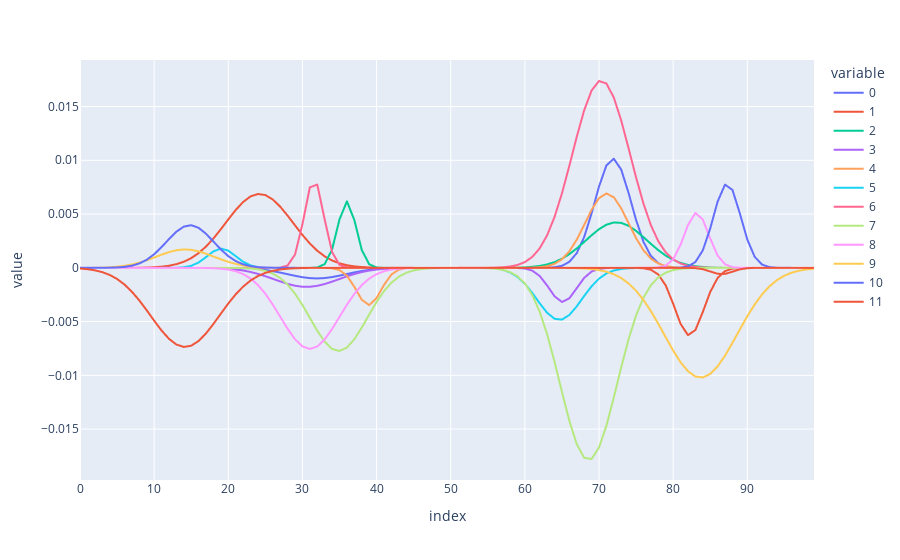
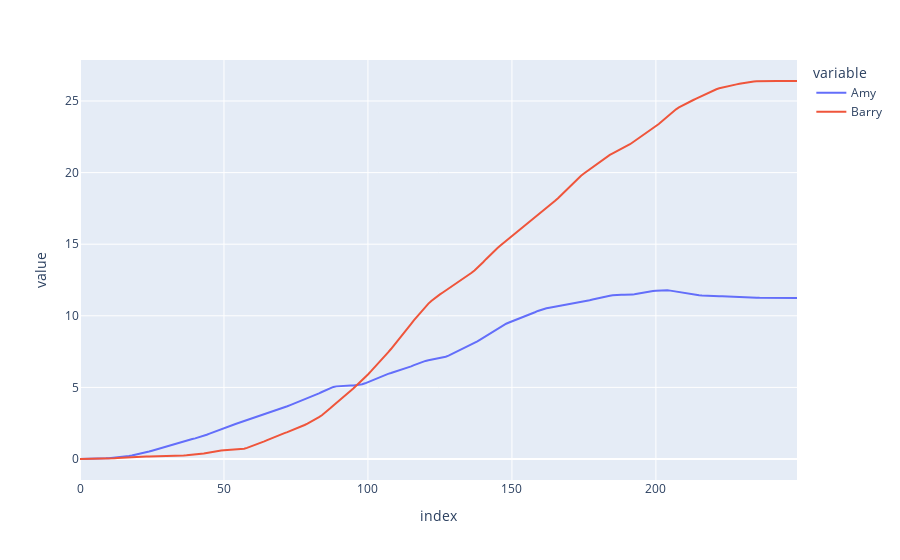

Here is the notebook cell these charts were saved with, in order:
### Code cell
import numpy as np
import pandas as pd
import plotly.express as px
import sympy as sp


class Person:
    def __init__(self, name: str, foresight: int):
        self.name = name
        self.foresight = foresight
        self.decision_list = []

    def append_optimal_choice(
        self, choice_array: np.ndarray, decision_number: int, number_of_decisions: int
    ):
        # Get the row index of the highest sum of values in the choice array up to the person's "foresight" index
        highest_value_index = np.argmax(
            np.sum(choice_array[:, : self.foresight], axis=1)
        )

        # Extract this row from the choice array
        optimal_choice = choice_array[highest_value_index, :]

        # Pad initial and final values with nan
        optimal_choice_padded = np.pad(
            optimal_choice,
            (decision_number, number_of_decisions - decision_number),
            mode="constant",
            constant_values=np.nan,
        )

        # Append to decision list
        self.decision_list.append(optimal_choice_padded)

    def convert_decision_list_to_df(self):
        # Swap rows and columns
        decision_array = np.array(self.decision_list)
        decision_array_inverted = decision_array.T
        decision_df = pd.DataFrame(decision_array_inverted)
        self.decision_df = decision_df
        return decision_df

    def calc_life_score(self):
        # Sum columns
        self.decision_df["decision_sum"] = self.decision_df.sum(axis=1)

        # Calculate life score as the cumulative sum of the decision sums
        self.decision_df["life_score"] = self.decision_df["decision_sum"].cumsum()
        return self.decision_df


class LifeSimulation:
    def __init__(
        self,
        people: list[Person],
        genorator: str,
        n_choices: int,
    ):
        self.people = people
        self.genorator = genorator
        self.n_choices = n_choices

    def add_person(self, person: Person):
        self.people.append(person)

    def get_people(self) -> list[Person]:
        return self.people

    def get_person_by_name(self, name: str) -> Person | None:
        for person in self.people:
            if person.name == name:
                return person
        return None

    def get_number_of_people(self) -> int:
        return len(self.people)

    def classic_choice_function(self, form: str):
        x = sp.symbols("x")

        m1 = 0
        m2 = 75
        s1 = 5
        s2 = 5

        if form == "now":
            a1 = np.random.uniform(0, 0.01)
            a2 = 0
        elif form == "later":
            a1 = 0
            a2 = np.random.uniform(0, 0.02)

        y = a1 * sp.exp(-((x - m1) ** 2) / (2 * s1**2)) + a2 * sp.exp(
            -((x - m2) ** 2) / (2 * s2**2)
        )

        return {"m1": m1, "m2": m2, "s1": s1, "s2": s2, "a1": a1, "a2": a2, "expr": y}

    def generate_opposites_choice_function(self, form: str):
        x = sp.symbols("x")

        m1 = np.random.uniform(10, 40)
        m2 = np.random.uniform(60, 90)
        s1 = np.random.uniform(1, 5)
        s2 = np.random.uniform(1, 5)

        if form == "bad-good":
            a1 = np.random.uniform(-0.01, 0)
            a2 = np.random.uniform(0, 0.02)
        elif form == "good-bad":
            a1 = np.random.uniform(0, 0.01)
            a2 = np.random.uniform(-0.02, 0)

        y = a1 * sp.exp(-((x - m1) ** 2) / (2 * s1**2)) + a2 * sp.exp(
            -((x - m2) ** 2) / (2 * s2**2)
        )

        return {"m1": m1, "m2": m2, "s1": s1, "s2": s2, "a1": a1, "a2": a2, "expr": y}

    def generate_4_choice_function(self, form: str):
        x = sp.symbols("x")

        m1 = np.random.uniform(10, 40)
        m2 = np.random.uniform(60, 90)
        s1 = np.random.uniform(1, 5)
        s2 = np.random.uniform(1, 5)

        if form == "bad-good":
            a1 = np.random.uniform(-0.01, 0)
            a2 = np.random.uniform(0, 0.02)
        elif form == "good-bad":
            a1 = np.random.uniform(0, 0.01)
            a2 = np.random.uniform(-0.02, 0)
        elif form == "good-good":
            a1 = np.random.uniform(0, 0.01)
            a2 = np.random.uniform(0, 0.02)
        elif form == "bad-bad":
            a1 = np.random.uniform(-0.01, 0)
            a2 = np.random.uniform(-0.02, 0)

        y = a1 * sp.exp(-((x - m1) ** 2) / (2 * s1**2)) + a2 * sp.exp(
            -((x - m2) ** 2) / (2 * s2**2)
        )

        return {"m1": m1, "m2": m2, "s1": s1, "s2": s2, "a1": a1, "a2": a2, "expr": y}

    def generate_random_choice_function(self, seed=None):
        x = sp.symbols("x")

        if seed is not None:
            np.random.seed(seed)

        # Define step boundaries (e.g., every 10 units from 0 to 100)
        step_size = 5
        step_boundaries = np.arange(0, 100, step_size)

        # Generate random values for each step between -0.01 and 0.01
        step_values = np.random.uniform(-0.01, 0.01, size=len(step_boundaries))

        # Create piecewise function using sympy conditions
        conditions = []
        for i, boundary in enumerate(step_boundaries):
            if i == len(step_boundaries) - 1:
                # Last step: from boundary to 100
                conditions.append((step_values[i], sp.And(x >= boundary, x <= 100)))
            else:
                # Regular step: from boundary to next boundary
                next_boundary = step_boundaries[i + 1]
                conditions.append(
                    (step_values[i], sp.And(x >= boundary, x < next_boundary))
                )

        # Create Piecewise expression
        y = sp.Piecewise(*conditions)

        return {
            "step_boundaries": step_boundaries,
            "step_values": step_values,
            "expr": y,
        }

    def generate_choice_array(self, genorator: str, n_choices: int):
        x = sp.symbols("x")

        if genorator == "classic":
            functions = [
                self.classic_choice_function(form=form)
                for form in ["now", "later"] * (n_choices // 2)
            ]
        elif genorator == "opposites":
            functions = [
                self.generate_opposites_choice_function(form=form)
                for form in ["bad-good", "good-bad"] * (n_choices // 2)
            ]
        elif genorator == "4":
            functions = [
                self.generate_4_choice_function(form=form)
                for form in ["bad-good", "good-bad", "good-good", "bad-bad"]
                * (n_choices // 4)
            ]
        elif genorator == "random":
            functions = [
                self.generate_random_choice_function() for choice in range(n_choices)
            ]
        else:
            raise ValueError(f"Invalid generator: {genorator}")

        # Create x values (100 points from 0 to 100)
        x_vals = np.linspace(0, 100, 100)

        # Build NumPy array: n rows (functions) × 100 columns (y values)
        choice_array = np.zeros((n_choices, 100))
        for i, func in enumerate(functions):
            y_func = sp.lambdify(x, func["expr"], "numpy")
            choice_array[i, :] = y_func(x_vals)
        return choice_array

    def simlulate_life(self, number_of_decisions: int):
        for person in self.people:
            for decision_number in range(number_of_decisions):
                choice_array = self.generate_choice_array(
                    genorator=self.genorator, n_choices=self.n_choices
                )
                person.append_optimal_choice(
                    choice_array, decision_number, number_of_decisions
                )
            person.convert_decision_list_to_df()
            person.calc_life_score()


def main():
    # Define people
    people = [
        Person("Amy", 50),
        Person("Barry", 100),
    ]

    # Define simulation configuration
    genorator = "4"
    n_choices = 12
    number_of_decisions = 150

    # Run simulation
    simulation = LifeSimulation(people, genorator, n_choices)

    # Check example choice array
    choice_array = simulation.generate_choice_array(
        genorator=genorator, n_choices=n_choices
    )
    print(choice_array.shape)

    fig = px.line(choice_array.T)
    fig.show()

    # Run simulation
    simulation.simlulate_life(number_of_decisions)

    # Combine decision_df["life_score"] into single dataframe
    life_score_df = pd.DataFrame(
        {
            k: v
            for k, v in zip(
                [person.name for person in simulation.people],
                [person.decision_df["life_score"] for person in simulation.people],
            )
        }
    )

    print(life_score_df)

    # Plot life_score lines
    fig = px.line(life_score_df)
    fig.show()


if __name__ == "__main__":
    main()

### Figure 1 — Plotly figure (JSON) as saved in the notebook; plotly's stock layout.template omitted (floating-point values rounded to 4 significant figures)
{"data": [{"hovertemplate": "variable=0<br>index=%{x}<br>value=%{y}<extra></extra>", "legendgroup": "0", "line": {"color": "#636efa", "dash": "solid"}, "marker": {"symbol": "circle"}, "mode": "lines", "name": "0", "showlegend": true, "type": "scattergl", "x": [0, 1, 2, 3, 4, 5, 6, 7, 8, 9, 10, 11, 12, 13, 14, 15, 16, 17, 18, 19, 20, 21, 22, 23, 24, 25, 26, 27, 28, 29, 30, 31, 32, 33, 34, 35, 36, 37, 38, 39, 40, 41, 42, 43, 44, 45, 46, 47, 48, 49, 50, 51, 52, 53, 54, 55, 56, 57, 58, 59, 60, 61, 62, 63, 64, 65, 66, 67, 68, 69, 70, 71, 72, 73, 74, 75, 76, 77, 78, 79, 80, 81, 82, 83, 84, 85, 86, 87, 88, 89, 90, 91, 92, 93, 94, 95, 96, 97, 98, 99], "xaxis": "x", "y": [-3.051e-18, -2.391e-17, -1.755e-16, -1.207e-15, -7.771e-15, -4.687e-14, -2.648e-13, -1.401e-12, -6.944e-12, -3.224e-11, -1.402e-10, -5.708e-10, -2.177e-09, -7.778e-09, -2.603e-08, -8.157e-08, -2.394e-07, -6.583e-07, -1.695e-06, -4.089e-06, -9.239e-06, -1.955e-05, -3.875e-05, -7.193e-05, -0.0001251, -0.0002037, -0.0003107, -0.0004438, -0.0005939, -0.0007444, -0.0008738, -0.0009608, -0.0009894, -0.0009544, -0.0008623, -0.0007297, -0.0005783, -0.0004293, -0.0002985, -0.0001944, -0.0001186, -6.775e-05, -3.625e-05, -1.817e-05, -8.53e-06, -3.751e-06, -1.545e-06, -5.959e-07, -2.153e-07, -7.285e-08, -2.309e-08, -6.855e-09, -1.906e-09, -4.964e-10, -1.211e-10, -2.73e-11, -1.802e-13, 7.596e-11, 8.754e-10, 8.393e-09, 6.795e-08, 4.645e-07, 2.682e-06, 1.308e-05, 5.385e-05, 0.0001872, 0.0005499, 0.001364, 0.002857, 0.005053, 0.007549, 0.009523, 0.01015, 0.009129, 0.006937, 0.004452, 0.002413, 0.001104, 0.0004268, 0.0001393, 3.841e-05, 8.941e-06, 1.758e-06, 2.919e-07, 4.093e-08, 4.847e-09, 4.847e-10, 4.094e-11, 2.92e-12, 1.759e-13, 8.948e-15, 3.844e-16, 1.395e-17, 4.273e-19, 1.106e-20, 2.416e-22, 4.46e-24, 6.951e-26, 9.149e-28, 1.017e-29], "yaxis": "y"}, {"hovertemplate": "variable=1<br>index=%{x}<br>value=%{y}<extra></extra>", "legendgroup": "1", "line": {"color": "#EF553B", "dash": "solid"}, "marker": {"symbol": "circle"}, "mode": "lines", "name": "1", "showlegend": true, "type": "scattergl", "x": [0, 1, 2, 3, 4, 5, 6, 7, 8, 9, 10, 11, 12, 13, 14, 15, 16, 17, 18, 19, 20, 21, 22, 23, 24, 25, 26, 27, 28, 29, 30, 31, 32, 33, 34, 35, 36, 37, 38, 39, 40, 41, 42, 43, 44, 45, 46, 47, 48, 49, 50, 51, 52, 53, 54, 55, 56, 57, 58, 59, 60, 61, 62, 63, 64, 65, 66, 67, 68, 69, 70, 71, 72, 73, 74, 75, 76, 77, 78, 79, 80, 81, 82, 83, 84, 85, 86, 87, 88, 89, 90, 91, 92, 93, 94, 95, 96, 97, 98, 99], "xaxis": "x", "y": [5.311e-09, 1.659e-08, 4.941e-08, 1.402e-07, 3.793e-07, 9.776e-07, 2.402e-06, 5.624e-06, 1.255e-05, 2.669e-05, 5.41e-05, 0.0001045, 0.0001924, 0.0003377, 0.0005647, 0.0009, 0.001367, 0.001979, 0.002731, 0.003591, 0.004501, 0.005376, 0.00612, 0.00664, 0.006866, 0.006767, 0.006355, 0.005689, 0.004853, 0.003946, 0.003058, 0.002258, 0.00159, 0.001066, 0.0006818, 0.0004155, 0.0002413, 0.0001335, 7.044e-05, 3.541e-05, 1.697e-05, 7.748e-06, 3.372e-06, 1.399e-06, 5.529e-07, 2.083e-07, 7.48e-08, 2.56e-08, 8.348e-09, 2.595e-09, 7.688e-10, 2.171e-10, 5.841e-11, 1.498e-11, 3.661e-12, 8.529e-13, 1.894e-13, 4.007e-14, 8.08e-15, 1.553e-15, 2.845e-16, 4.966e-17, 8.262e-18, 1.31e-18, 1.972e-19, -5.578e-20, -6.77e-18, -4.185e-16, -1.989e-14, -7.267e-13, -2.042e-11, -4.413e-10, -7.332e-09, -9.37e-08, -9.208e-07, -6.958e-06, -4.044e-05, -0.0001807, -0.000621, -0.001641, -0.003335, -0.005213, -0.006265, -0.00579, -0.004115, -0.002249, -0.0009453, -0.0003055, -7.594e-05, -1.452e-05, -2.134e-06, -2.412e-07, -2.096e-08, -1.401e-09, -7.202e-11, -2.847e-12, -8.655e-14, -2.023e-15, -3.637e-17, -5.028e-19], "yaxis": "y"}, {"hovertemplate": "variable=2<br>index=%{x}<br>value=%{y}<extra></extra>", "legendgroup": "2", "line": {"color": "#00cc96", "dash": "solid"}, "marker": {"symbol": "circle"}, "mode": "lines", "name": "2", "showlegend": true, "type": "scattergl", "x": [0, 1, 2, 3, 4, 5, 6, 7, 8, 9, 10, 11, 12, 13, 14, 15, 16, 17, 18, 19, 20, 21, 22, 23, 24, 25, 26, 27, 28, 29, 30, 31, 32, 33, 34, 35, 36, 37, 38, 39, 40, 41, 42, 43, 44, 45, 46, 47, 48, 49, 50, 51, 52, 53, 54, 55, 56, 57, 58, 59, 60, 61, 62, 63, 64, 65, 66, 67, 68, 69, 70, 71, 72, 73, 74, 75, 76, 77, 78, 79, 80, 81, 82, 83, 84, 85, 86, 87, 88, 89, 90, 91, 92, 93, 94, 95, 96, 97, 98, 99], "xaxis": "x", "y": [7.707e-71, 5.577e-69, 3.802e-67, 2.442e-65, 1.478e-63, 8.426e-62, 4.526e-60, 2.291e-58, 1.092e-56, 4.907e-55, 2.077e-53, 8.282e-52, 3.111e-50, 1.101e-48, 3.673e-47, 1.154e-45, 3.416e-44, 9.527e-43, 2.503e-41, 6.199e-40, 2.003e-38, 1.301e-34, 1.579e-30, 1.004e-26, 3.336e-23, 5.792e-20, 5.253e-17, 2.49e-14, 6.165e-12, 7.976e-10, 5.392e-08, 1.905e-06, 3.515e-05, 0.0003389, 0.001708, 0.004496, 0.006184, 0.004444, 0.001669, 0.0003274, 3.357e-05, 1.798e-06, 5.032e-08, 7.359e-10, 5.79e-12, 9.027e-13, 4.361e-12, 2.035e-11, 8.95e-11, 3.708e-10, 1.447e-09, 5.323e-09, 1.844e-08, 6.021e-08, 1.852e-07, 5.366e-07, 1.465e-06, 3.768e-06, 9.131e-06, 2.085e-05, 4.484e-05, 9.088e-05, 0.0001735, 0.0003122, 0.0005291, 0.0008449, 0.001271, 0.001802, 0.002406, 0.003027, 0.003589, 0.004008, 0.004217, 0.004181, 0.003905, 0.003436, 0.002849, 0.002225, 0.001638, 0.001136, 0.0007418, 0.0004565, 0.0002647, 0.0001446, 7.444e-05, 3.61e-05, 1.649e-05, 7.099e-06, 2.879e-06, 1.1e-06, 3.96e-07, 1.343e-07, 4.292e-08, 1.292e-08, 3.665e-09, 9.795e-10, 2.466e-10, 5.85e-11, 1.307e-11, 2.753e-12], "yaxis": "y"}, {"hovertemplate": "variable=3<br>index=%{x}<br>value=%{y}<extra></extra>", "legendgroup": "3", "line": {"color": "#ab63fa", "dash": "solid"}, "marker": {"symbol": "circle"}, "mode": "lines", "name": "3", "showlegend": true, "type": "scattergl", "x": [0, 1, 2, 3, 4, 5, 6, 7, 8, 9, 10, 11, 12, 13, 14, 15, 16, 17, 18, 19, 20, 21, 22, 23, 24, 25, 26, 27, 28, 29, 30, 31, 32, 33, 34, 35, 36, 37, 38, 39, 40, 41, 42, 43, 44, 45, 46, 47, 48, 49, 50, 51, 52, 53, 54, 55, 56, 57, 58, 59, 60, 61, 62, 63, 64, 65, 66, 67, 68, 69, 70, 71, 72, 73, 74, 75, 76, 77, 78, 79, 80, 81, 82, 83, 84, 85, 86, 87, 88, 89, 90, 91, 92, 93, 94, 95, 96, 97, 98, 99], "xaxis": "x", "y": [-2.464e-14, -1.234e-13, -5.853e-13, -2.632e-12, -1.122e-11, -4.532e-11, -1.735e-10, -6.297e-10, -2.166e-09, -7.061e-09, -2.182e-08, -6.388e-08, -1.773e-07, -4.664e-07, -1.163e-06, -2.748e-06, -6.154e-06, -1.306e-05, -2.628e-05, -5.011e-05, -9.056e-05, -0.0001551, -0.0002518, -0.0003875, -0.0005651, -0.000781, -0.001023, -0.00127, -0.001495, -0.001667, -0.001763, -0.001766, -0.001677, -0.001509, -0.001287, -0.001041, -0.0007976, -0.0005793, -0.0003987, -0.0002601, -0.0001609, -9.427e-05, -5.236e-05, -2.757e-05, -1.375e-05, -6.504e-06, -2.915e-06, -1.238e-06, -4.987e-07, -1.903e-07, -6.883e-08, -2.359e-08, -7.666e-09, -2.362e-09, -7.287e-10, -1.097e-09, -1.542e-08, -1.944e-07, -1.831e-06, -1.285e-05, -6.716e-05, -0.0002616, -0.0007594, -0.001642, -0.002646, -0.003176, -0.002841, -0.001893, -0.0009398, -0.0003477, -9.582e-05, -1.968e-05, -3.01e-06, -3.432e-07, -2.914e-08, -1.844e-09, -8.695e-11, -3.054e-12, -7.994e-14, -1.559e-15, -2.265e-17, -2.451e-19, -1.977e-21, -1.188e-23, -5.319e-26, -1.774e-28, -4.409e-31, -8.165e-34, -1.126e-36, -1.158e-39, -8.986e-43, -9.813e-46, -1.829e-47, -6.517e-49, -2.227e-50, -7.21e-52, -2.213e-53, -6.437e-55, -1.775e-56, -4.637e-58], "yaxis": "y"}, {"hovertemplate": "variable=4<br>index=%{x}<br>value=%{y}<extra></extra>", "legendgroup": "4", "line": {"color": "#FFA15A", "dash": "solid"}, "marker": {"symbol": "circle"}, "mode": "lines", "name": "4", "showlegend": true, "type": "scattergl", "x": [0, 1, 2, 3, 4, 5, 6, 7, 8, 9, 10, 11, 12, 13, 14, 15, 16, 17, 18, 19, 20, 21, 22, 23, 24, 25, 26, 27, 28, 29, 30, 31, 32, 33, 34, 35, 36, 37, 38, 39, 40, 41, 42, 43, 44, 45, 46, 47, 48, 49, 50, 51, 52, 53, 54, 55, 56, 57, 58, 59, 60, 61, 62, 63, 64, 65, 66, 67, 68, 69, 70, 71, 72, 73, 74, 75, 76, 77, 78, 79, 80, 81, 82, 83, 84, 85, 86, 87, 88, 89, 90, 91, 92, 93, 94, 95, 96, 97, 98, 99], "xaxis": "x", "y": [-1.265e-122, -1.444e-116, -1.147e-110, -6.339e-105, -2.436e-99, -6.514e-94, -1.211e-88, -1.567e-83, -1.41e-78, -8.828e-74, -3.844e-69, -1.164e-64, -2.453e-60, -3.595e-56, -3.665e-52, -2.599e-48, -1.282e-44, -4.398e-41, -1.05e-37, -1.743e-34, -2.013e-31, -1.617e-28, -9.034e-26, -3.511e-23, -9.494e-21, -1.786e-18, -2.336e-16, -2.126e-14, -1.346e-12, -5.925e-11, -1.815e-09, -3.866e-08, -5.73e-07, -5.907e-06, -4.236e-05, -0.0002113, -0.0007331, -0.001769, -0.002971, -0.003469, -0.002818, -0.001592, -0.0006259, -0.0001711, -3.255e-05, -4.306e-06, -3.963e-07, -2.537e-08, -1.13e-09, -3.498e-11, -7.247e-13, 3.188e-13, 3.329e-12, 2.984e-11, 2.376e-10, 1.681e-09, 1.057e-08, 5.901e-08, 2.928e-07, 1.291e-06, 5.059e-06, 1.761e-05, 5.448e-05, 0.0001497, 0.0003656, 0.0007932, 0.001529, 0.002619, 0.003987, 0.005391, 0.006478, 0.006916, 0.006561, 0.00553, 0.004142, 0.002756, 0.001629, 0.000856, 0.0003996, 0.0001657, 6.107e-05, 1.999e-05, 5.817e-06, 1.504e-06, 3.454e-07, 7.048e-08, 1.278e-08, 2.059e-09, 2.948e-10, 3.749e-11, 4.237e-12, 4.255e-13, 3.797e-14, 3.01e-15, 2.12e-16, 1.327e-17, 7.379e-19, 3.646e-20, 1.601e-21, 6.245e-23], "yaxis": "y"}, {"hovertemplate": "variable=5<br>index=%{x}<br>value=%{y}<extra></extra>", "legendgroup": "5", "line": {"color": "#19d3f3", "dash": "solid"}, "marker": {"symbol": "circle"}, "mode": "lines", "name": "5", "showlegend": true, "type": "scattergl", "x": [0, 1, 2, 3, 4, 5, 6, 7, 8, 9, 10, 11, 12, 13, 14, 15, 16, 17, 18, 19, 20, 21, 22, 23, 24, 25, 26, 27, 28, 29, 30, 31, 32, 33, 34, 35, 36, 37, 38, 39, 40, 41, 42, 43, 44, 45, 46, 47, 48, 49, 50, 51, 52, 53, 54, 55, 56, 57, 58, 59, 60, 61, 62, 63, 64, 65, 66, 67, 68, 69, 70, 71, 72, 73, 74, 75, 76, 77, 78, 79, 80, 81, 82, 83, 84, 85, 86, 87, 88, 89, 90, 91, 92, 93, 94, 95, 96, 97, 98, 99], "xaxis": "x", "y": [5.882e-25, 9.175e-23, 1.091e-20, 9.878e-19, 6.817e-17, 3.585e-15, 1.437e-13, 4.388e-12, 1.021e-10, 1.81e-09, 2.446e-08, 2.518e-07, 1.976e-06, 1.181e-05, 5.381e-05, 0.0001868, 0.0004941, 0.0009958, 0.00153, 0.00179, 0.001596, 0.001085, 0.0005618, 0.0002217, 6.666e-05, 1.527e-05, 2.667e-06, 3.548e-07, 3.596e-08, 2.778e-09, 1.635e-10, 7.336e-12, 2.507e-13, 6.531e-15, 1.296e-16, 1.96e-18, 2.245e-20, -2.847e-21, -5.976e-20, -1.051e-18, -1.656e-17, -2.34e-16, -2.961e-15, -3.359e-14, -3.414e-13, -3.11e-12, -2.539e-11, -1.858e-10, -1.218e-09, -7.155e-09, -3.767e-08, -1.777e-07, -7.515e-07, -2.848e-06, -9.67e-06, -2.943e-05, -8.025e-05, -0.0001961, -0.0004295, -0.000843, -0.001483, -0.002337, -0.003301, -0.004179, -0.00474, -0.004819, -0.00439, -0.003584, -0.002622, -0.001719, -0.00101, -0.0005319, -0.000251, -0.0001061, -4.022e-05, -1.366e-05, -4.157e-06, -1.134e-06, -2.771e-07, -6.069e-08, -1.191e-08, -2.095e-09, -3.303e-10, -4.666e-11, -5.907e-12, -6.701e-13, -6.813e-14, -6.207e-15, -5.068e-16, -3.708e-17, -2.431e-18, -1.429e-19, -7.524e-21, -3.551e-22, -1.502e-23, -5.691e-25, -1.933e-26, -5.882e-28, -1.604e-29, -3.922e-31], "yaxis": "y"}, {"hovertemplate": "variable=6<br>index=%{x}<br>value=%{y}<extra></extra>", "legendgroup": "6", "line": {"color": "#FF6692", "dash": "solid"}, "marker": {"symbol": "circle"}, "mode": "lines", "name": "6", "showlegend": true, "type": "scattergl", "x": [0, 1, 2, 3, 4, 5, 6, 7, 8, 9, 10, 11, 12, 13, 14, 15, 16, 17, 18, 19, 20, 21, 22, 23, 24, 25, 26, 27, 28, 29, 30, 31, 32, 33, 34, 35, 36, 37, 38, 39, 40, 41, 42, 43, 44, 45, 46, 47, 48, 49, 50, 51, 52, 53, 54, 55, 56, 57, 58, 59, 60, 61, 62, 63, 64, 65, 66, 67, 68, 69, 70, 71, 72, 73, 74, 75, 76, 77, 78, 79, 80, 81, 82, 83, 84, 85, 86, 87, 88, 89, 90, 91, 92, 93, 94, 95, 96, 97, 98, 99], "xaxis": "x", "y": [3.391e-73, 3.372e-71, 3.139e-69, 2.735e-67, 2.232e-65, 1.705e-63, 1.219e-61, 8.164e-60, 5.118e-58, 3.004e-56, 1.65e-54, 8.497e-53, 1.211e-50, 4.872e-46, 1.66e-41, 3.173e-37, 3.404e-33, 2.049e-29, 6.921e-26, 1.312e-22, 1.395e-19, 8.321e-17, 2.785e-14, 5.231e-12, 5.513e-10, 3.26e-08, 1.082e-06, 2.014e-05, 0.0002103, 0.001233, 0.004054, 0.007479, 0.007743, 0.004498, 0.001466, 0.0002681, 2.751e-05, 1.584e-06, 5.116e-08, 9.273e-10, 9.432e-12, 6.294e-14, 6.104e-14, 3.801e-13, 2.222e-12, 1.216e-11, 6.232e-11, 2.99e-10, 1.343e-09, 5.647e-09, 2.223e-08, 8.194e-08, 2.828e-07, 9.135e-07, 2.763e-06, 7.824e-06, 2.074e-05, 5.149e-05, 0.0001196, 0.0002603, 0.0005302, 0.001011, 0.001805, 0.003017, 0.004721, 0.006917, 0.009488, 0.01218, 0.01465, 0.01649, 0.01738, 0.01714, 0.01583, 0.01369, 0.01109, 0.008403, 0.005963, 0.003962, 0.002465, 0.001435, 0.0007825, 0.0003994, 0.0001909, 8.54e-05, 3.577e-05, 1.403e-05, 5.151e-06, 1.771e-06, 5.698e-07, 1.717e-07, 4.843e-08, 1.279e-08, 3.162e-09, 7.32e-10, 1.586e-10, 3.218e-11, 6.114e-12, 1.087e-12, 1.81e-13, 2.822e-14], "yaxis": "y"}, {"hovertemplate": "variable=7<br>index=%{x}<br>value=%{y}<extra></extra>", "legendgroup": "7", "line": {"color": "#B6E880", "dash": "solid"}, "marker": {"symbol": "circle"}, "mode": "lines", "name": "7", "showlegend": true, "type": "scattergl", "x": [0, 1, 2, 3, 4, 5, 6, 7, 8, 9, 10, 11, 12, 13, 14, 15, 16, 17, 18, 19, 20, 21, 22, 23, 24, 25, 26, 27, 28, 29, 30, 31, 32, 33, 34, 35, 36, 37, 38, 39, 40, 41, 42, 43, 44, 45, 46, 47, 48, 49, 50, 51, 52, 53, 54, 55, 56, 57, 58, 59, 60, 61, 62, 63, 64, 65, 66, 67, 68, 69, 70, 71, 72, 73, 74, 75, 76, 77, 78, 79, 80, 81, 82, 83, 84, 85, 86, 87, 88, 89, 90, 91, 92, 93, 94, 95, 96, 97, 98, 99], "xaxis": "x", "y": [-1.003e-20, -1.029e-19, -9.866e-19, -8.839e-18, -7.4e-17, -5.79e-16, -4.233e-15, -2.893e-14, -1.847e-13, -1.102e-12, -6.147e-12, -3.203e-11, -1.56e-10, -7.1e-10, -3.02e-09, -1.2e-08, -4.458e-08, -1.548e-07, -5.02e-07, -1.522e-06, -4.311e-06, -1.141e-05, -2.824e-05, -6.529e-05, -0.0001411, -0.0002848, -0.0005375, -0.0009478, -0.001562, -0.002405, -0.003462, -0.004656, -0.005852, -0.006873, -0.007544, -0.007739, -0.007419, -0.006646, -0.005564, -0.004353, -0.003182, -0.002174, -0.001388, -0.0008284, -0.0004619, -0.0002407, -0.0001172, -5.335e-05, -2.27e-05, -9.055e-06, -3.49e-06, -1.646e-06, -1.923e-06, -4.73e-06, -1.291e-05, -3.356e-05, -8.168e-05, -0.0001858, -0.0003948, -0.000784, -0.001454, -0.002521, -0.004082, -0.006177, -0.008732, -0.01153, -0.01423, -0.01641, -0.01767, -0.01778, -0.01672, -0.01469, -0.01206, -0.009247, -0.006625, -0.004435, -0.002774, -0.001621, -0.0008849, -0.0004514, -0.0002151, -9.578e-05, -3.984e-05, -1.549e-05, -5.624e-06, -1.908e-06, -6.048e-07, -1.791e-07, -4.957e-08, -1.282e-08, -3.095e-09, -6.986e-10, -1.473e-10, -2.902e-11, -5.341e-12, -9.184e-13, -1.476e-13, -2.215e-14, -3.107e-15, -4.071e-16], "yaxis": "y"}, {"hovertemplate": "variable=8<br>index=%{x}<br>value=%{y}<extra></extra>", "legendgroup": "8", "line": {"color": "#FF97FF", "dash": "solid"}, "marker": {"symbol": "circle"}, "mode": "lines", "name": "8", "showlegend": true, "type": "scattergl", "x": [0, 1, 2, 3, 4, 5, 6, 7, 8, 9, 10, 11, 12, 13, 14, 15, 16, 17, 18, 19, 20, 21, 22, 23, 24, 25, 26, 27, 28, 29, 30, 31, 32, 33, 34, 35, 36, 37, 38, 39, 40, 41, 42, 43, 44, 45, 46, 47, 48, 49, 50, 51, 52, 53, 54, 55, 56, 57, 58, 59, 60, 61, 62, 63, 64, 65, 66, 67, 68, 69, 70, 71, 72, 73, 74, 75, 76, 77, 78, 79, 80, 81, 82, 83, 84, 85, 86, 87, 88, 89, 90, 91, 92, 93, 94, 95, 96, 97, 98, 99], "xaxis": "x", "y": [-4.966e-16, -3.408e-15, -2.196e-14, -1.328e-13, -7.544e-13, -4.022e-12, -2.013e-11, -9.459e-11, -4.173e-10, -1.728e-09, -6.72e-09, -2.453e-08, -8.406e-08, -2.704e-07, -8.168e-07, -2.316e-06, -6.166e-06, -1.541e-05, -3.616e-05, -7.965e-05, -0.0001647, -0.0003198, -0.0005828, -0.0009973, -0.001602, -0.002416, -0.003421, -0.004547, -0.005675, -0.006648, -0.007312, -0.007551, -0.00732, -0.006661, -0.005692, -0.004565, -0.003438, -0.002431, -0.001613, -0.001005, -0.000588, -0.0003229, -0.0001665, -8.059e-05, -3.662e-05, -1.562e-05, -6.258e-06, -2.353e-06, -8.306e-07, -2.753e-07, -8.565e-08, -2.502e-08, -6.86e-09, -1.766e-09, -4.268e-10, -9.685e-11, -2.063e-11, -4.126e-12, -7.747e-13, -1.365e-13, -2.26e-14, -3.51e-15, -5.12e-16, -7.01e-17, -9.011e-18, -1.087e-18, -1.232e-19, -1.31e-20, -2.318e-22, 2.595e-19, 4.306e-17, 4.914e-15, 3.857e-13, 2.083e-11, 7.737e-10, 1.977e-08, 3.476e-07, 4.204e-06, 3.498e-05, 0.0002002, 0.0007883, 0.002135, 0.003979, 0.0051, 0.004498, 0.002728, 0.001139, 0.0003269, 6.457e-05, 8.773e-06, 8.2e-07, 5.272e-08, 2.332e-09, 7.097e-11, 1.486e-12, 2.14e-14, 2.12e-16, 1.445e-18, 6.773e-21, 2.185e-23], "yaxis": "y"}, {"hovertemplate": "variable=9<br>index=%{x}<br>value=%{y}<extra></extra>", "legendgroup": "9", "line": {"color": "#FECB52", "dash": "solid"}, "marker": {"symbol": "circle"}, "mode": "lines", "name": "9", "showlegend": true, "type": "scattergl", "x": [0, 1, 2, 3, 4, 5, 6, 7, 8, 9, 10, 11, 12, 13, 14, 15, 16, 17, 18, 19, 20, 21, 22, 23, 24, 25, 26, 27, 28, 29, 30, 31, 32, 33, 34, 35, 36, 37, 38, 39, 40, 41, 42, 43, 44, 45, 46, 47, 48, 49, 50, 51, 52, 53, 54, 55, 56, 57, 58, 59, 60, 61, 62, 63, 64, 65, 66, 67, 68, 69, 70, 71, 72, 73, 74, 75, 76, 77, 78, 79, 80, 81, 82, 83, 84, 85, 86, 87, 88, 89, 90, 91, 92, 93, 94, 95, 96, 97, 98, 99], "xaxis": "x", "y": [2.12e-06, 5.271e-06, 1.226e-05, 2.668e-05, 5.432e-05, 0.0001035, 0.0001844, 0.0003075, 0.0004796, 0.0007, 0.0009558, 0.001221, 0.001459, 0.001632, 0.001707, 0.001671, 0.00153, 0.001311, 0.001051, 0.000788, 0.0005529, 0.0003629, 0.0002229, 0.0001281, 6.884e-05, 3.462e-05, 1.629e-05, 7.172e-06, 2.954e-06, 1.138e-06, 4.104e-07, 1.384e-07, 4.368e-08, 1.289e-08, 3.562e-09, 9.205e-10, 2.225e-10, 5.034e-11, 1.065e-11, 2.109e-12, 3.908e-13, 6.772e-14, 1.098e-14, 1.652e-15, 1.639e-16, -3.353e-16, -1.774e-15, -8.274e-15, -3.695e-14, -1.583e-13, -6.507e-13, -2.567e-12, -9.714e-12, -3.528e-11, -1.229e-10, -4.11e-10, -1.318e-09, -4.058e-09, -1.199e-08, -3.397e-08, -9.238e-08, -2.41e-07, -6.035e-07, -1.45e-06, -3.342e-06, -7.391e-06, -1.568e-05, -3.194e-05, -6.24e-05, -0.000117, -0.0002104, -0.0003632, -0.0006016, -0.0009559, -0.001458, -0.002133, -0.002994, -0.004033, -0.005212, -0.006464, -0.007692, -0.008782, -0.009622, -0.01011, -0.0102, -0.009874, -0.009169, -0.00817, -0.006985, -0.005731, -0.004511, -0.003407, -0.002469, -0.001717, -0.001146, -0.0007335, -0.0004506, -0.0002656, -0.0001502, -8.152e-05], "yaxis": "y"}, {"hovertemplate": "variable=10<br>index=%{x}<br>value=%{y}<extra></extra>", "legendgroup": "10", "line": {"color": "#636efa", "dash": "solid"}, "marker": {"symbol": "circle"}, "mode": "lines", "name": "10", "showlegend": true, "type": "scattergl", "x": [0, 1, 2, 3, 4, 5, 6, 7, 8, 9, 10, 11, 12, 13, 14, 15, 16, 17, 18, 19, 20, 21, 22, 23, 24, 25, 26, 27, 28, 29, 30, 31, 32, 33, 34, 35, 36, 37, 38, 39, 40, 41, 42, 43, 44, 45, 46, 47, 48, 49, 50, 51, 52, 53, 54, 55, 56, 57, 58, 59, 60, 61, 62, 63, 64, 65, 66, 67, 68, 69, 70, 71, 72, 73, 74, 75, 76, 77, 78, 79, 80, 81, 82, 83, 84, 85, 86, 87, 88, 89, 90, 91, 92, 93, 94, 95, 96, 97, 98, 99], "xaxis": "x", "y": [8.273e-08, 3.365e-07, 1.241e-06, 4.151e-06, 1.259e-05, 3.464e-05, 8.64e-05, 0.0001954, 0.0004009, 0.0007457, 0.001258, 0.001924, 0.00267, 0.003358, 0.003831, 0.003964, 0.003718, 0.003164, 0.002441, 0.001708, 0.001083, 0.0006233, 0.0003252, 0.0001539, 6.603e-05, 2.569e-05, 9.065e-06, 2.901e-06, 8.417e-07, 2.215e-07, 5.285e-08, 1.144e-08, 2.244e-09, 3.994e-10, 6.445e-11, 9.432e-12, 1.252e-12, 1.506e-13, 1.644e-14, 1.627e-15, 1.46e-16, 1.189e-17, 8.772e-19, 5.871e-20, 3.563e-21, 1.961e-22, 9.79e-24, 4.431e-25, 1.819e-26, 6.771e-28, 2.285e-29, 6.996e-31, 1.942e-32, 4.889e-34, 1.116e-35, 2.31e-37, 4.337e-39, 7.383e-41, 1.14e-42, 1.596e-44, 2.026e-46, 7.69e-47, 1.444e-43, 2.084e-40, 2.242e-37, 1.799e-34, 1.076e-31, 4.799e-29, 1.596e-26, 3.956e-24, 7.311e-22, 1.007e-19, 1.035e-17, 7.927e-16, 4.527e-14, 1.927e-12, 6.118e-11, 1.448e-09, 2.555e-08, 3.361e-07, 3.296e-06, 2.41e-05, 0.0001314, 0.0005341, 0.001619, 0.003657, 0.00616, 0.007736, 0.007244, 0.005057, 0.002632, 0.001021, 0.0002955, 6.373e-05, 1.025e-05, 1.229e-06, 1.098e-07, 7.321e-09, 3.637e-10, 1.348e-11], "yaxis": "y"}, {"hovertemplate": "variable=11<br>index=%{x}<br>value=%{y}<extra></extra>", "legendgroup": "11", "line": {"color": "#EF553B", "dash": "solid"}, "marker": {"symbol": "circle"}, "mode": "lines", "name": "11", "showlegend": true, "type": "scattergl", "x": [0, 1, 2, 3, 4, 5, 6, 7, 8, 9, 10, 11, 12, 13, 14, 15, 16, 17, 18, 19, 20, 21, 22, 23, 24, 25, 26, 27, 28, 29, 30, 31, 32, 33, 34, 35, 36, 37, 38, 39, 40, 41, 42, 43, 44, 45, 46, 47, 48, 49, 50, 51, 52, 53, 54, 55, 56, 57, 58, 59, 60, 61, 62, 63, 64, 65, 66, 67, 68, 69, 70, 71, 72, 73, 74, 75, 76, 77, 78, 79, 80, 81, 82, 83, 84, 85, 86, 87, 88, 89, 90, 91, 92, 93, 94, 95, 96, 97, 98, 99], "xaxis": "x", "y": [-6.812e-05, -0.000129, -0.000233, -0.0004017, -0.0006609, -0.001038, -0.001555, -0.002225, -0.003036, -0.003955, -0.004917, -0.005834, -0.006606, -0.007138, -0.007362, -0.007245, -0.006806, -0.006101, -0.005219, -0.004261, -0.00332, -0.002469, -0.001752, -0.001187, -0.000767, -0.0004731, -0.0002785, -0.0001565, -8.39e-05, -4.293e-05, -2.097e-05, -9.771e-06, -4.346e-06, -1.845e-06, -7.473e-07, -2.889e-07, -1.066e-07, -3.754e-08, -1.261e-08, -4.046e-09, -1.238e-09, -3.617e-10, -1.008e-10, -2.683e-11, -6.811e-12, -1.65e-12, -3.817e-13, -8.423e-14, -1.774e-14, -3.566e-15, -6.841e-16, -1.252e-16, -2.188e-17, -3.648e-18, -5.806e-19, -8.817e-20, -1.278e-20, -1.768e-21, -2.333e-22, -2.94e-23, -3.534e-24, -4.055e-25, -4.441e-26, -4.641e-27, -4.629e-28, -4.406e-29, -4.002e-30, -3.47e-31, -2.871e-32, -2.285e-33, -5.585e-32, -1.075e-28, -1.295e-25, -9.739e-23, -4.57e-20, -1.338e-17, -2.446e-15, -2.789e-13, -1.985e-11, -8.819e-10, -2.445e-08, -4.229e-07, -4.566e-06, -3.076e-05, -0.0001294, -0.0003394, -0.0005559, -0.0005681, -0.0003623, -0.0001442, -3.583e-05, -5.554e-06, -5.373e-07, -3.244e-08, -1.222e-09, -2.874e-11, -4.218e-13, -3.863e-15, -2.208e-17, -7.874e-20], "yaxis": "y"}], "layout": {"legend": {"title": {"text": "variable"}, "tracegroupgap": 0}, "margin": {"t": 60}, "xaxis": {"anchor": "y", "domain": [0, 1], "title": {"text": "index"}}, "yaxis": {"anchor": "x", "domain": [0, 1], "title": {"text": "value"}}}}

### Figure 2 — Plotly figure (JSON) as saved in the notebook; plotly's stock layout.template omitted (floating-point values rounded to 4 significant figures; data arrays with more than 128 entries replaced by an {"elided": "..."} marker saying what was removed)
{"data": [{"hovertemplate": "variable=Amy<br>index=%{x}<br>value=%{y}<extra></extra>", "legendgroup": "Amy", "line": {"color": "#636efa", "dash": "solid"}, "marker": {"symbol": "circle"}, "mode": "lines", "name": "Amy", "orientation": "v", "showlegend": true, "type": "scatter", "x": {"elided": "250 int values"}, "xaxis": "x", "y": {"elided": "250 float values"}, "yaxis": "y"}, {"hovertemplate": "variable=Barry<br>index=%{x}<br>value=%{y}<extra></extra>", "legendgroup": "Barry", "line": {"color": "#EF553B", "dash": "solid"}, "marker": {"symbol": "circle"}, "mode": "lines", "name": "Barry", "orientation": "v", "showlegend": true, "type": "scatter", "x": {"elided": "250 int values"}, "xaxis": "x", "y": {"elided": "250 float values"}, "yaxis": "y"}], "layout": {"legend": {"title": {"text": "variable"}, "tracegroupgap": 0}, "margin": {"t": 60}, "xaxis": {"anchor": "y", "domain": [0, 1], "title": {"text": "index"}}, "yaxis": {"anchor": "x", "domain": [0, 1], "title": {"text": "value"}}}}
